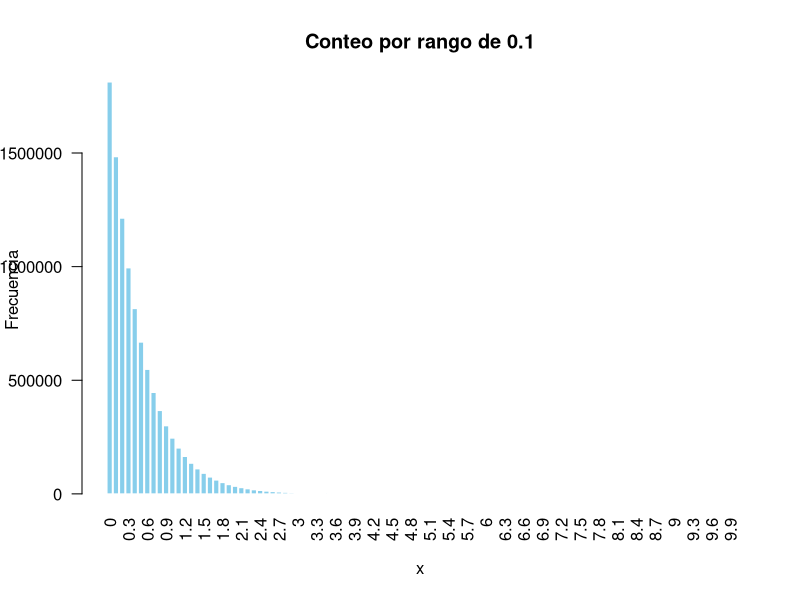

Write R code to recreate this figure.
# Programador: Felipe de Jesús Martínez Alfaro, con ayuda de Chat-GPT xD
# Nota: en la consola R primero insralar la libreria.
# install.packages("readxl")

# imports...
library(readxl)

# Seleccinar la ruta de trabajo...
setwd("D:/USER/Desktop/carpetas/CIC/SEM3/RedesEstoc/Tareas/T1/resultados")

# Leer el csv de la carpeta...
datos <- read.csv("histo-exp.csv", header = TRUE, stringsAsFactors = FALSE)

print(datos)

# Gráfico de barras con datos ordenados
barplot(datos$conteos,
        names.arg = datos$x,
        main = "Conteo por rango de 0.1",
        xlab = "x",
        ylab = "Frecuencia",
        col = "skyblue",
        #horiz = TRUE,       # Barras horizontales.
        las = 2,            # 1 Letras horiz, con 2 es verticales.
        width = 2,          # Ancho de las barras
        border = "white")


head(datos)      	# Muestra las primeras filas.
names(datos)     	# Muestra los nombres de las columnas.
str(datos[[1]])	# Verificamos que detecta bien la info de la columna.
